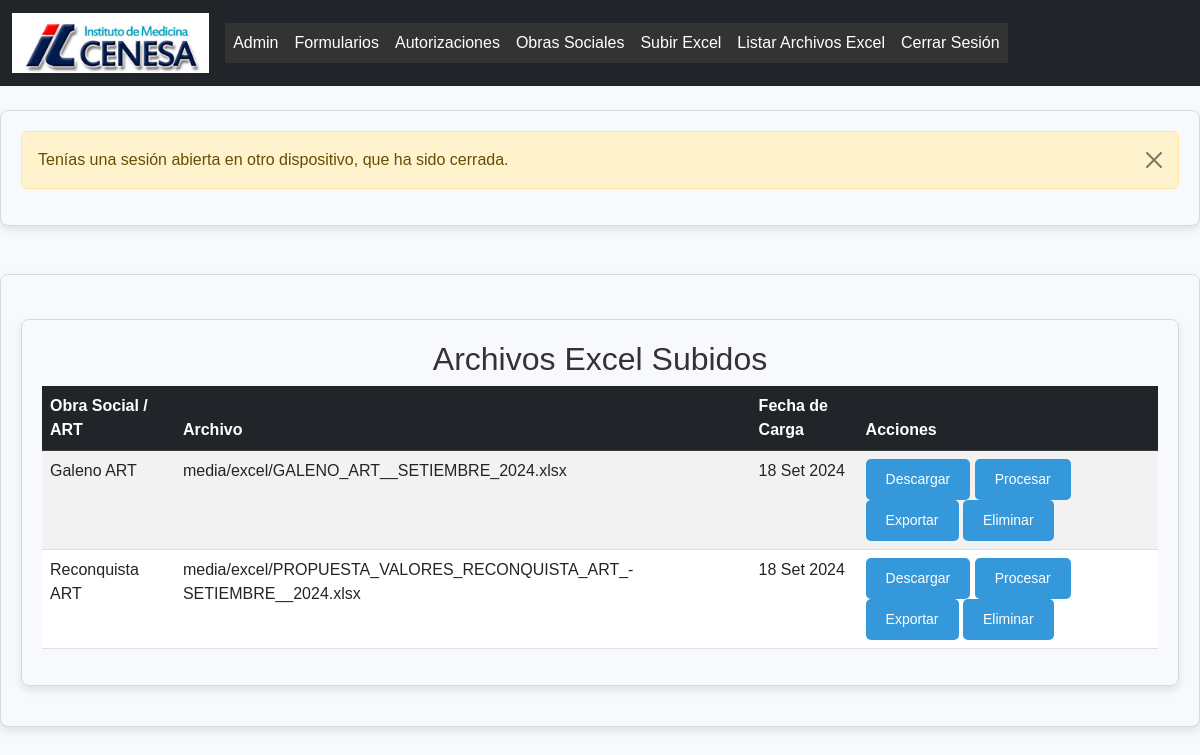
Before: /listar-archivos/ (signed in) with the older database file.
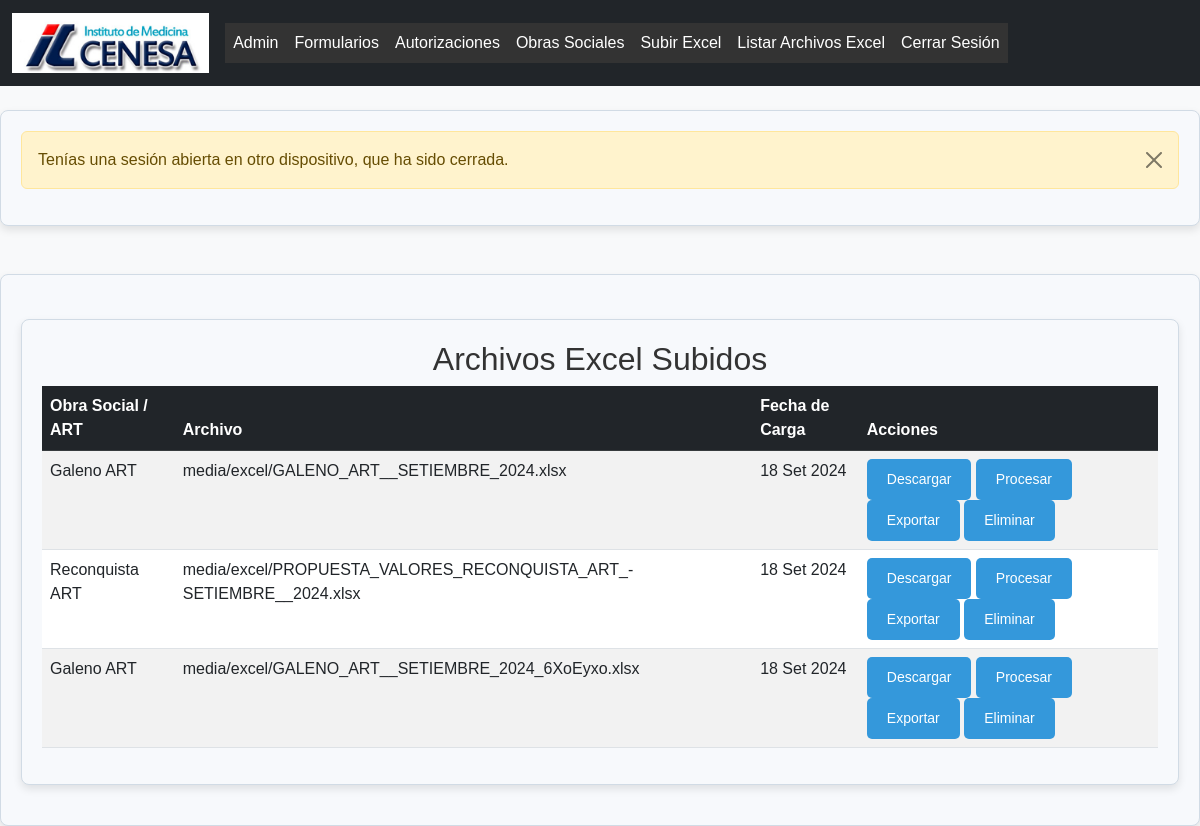
After: the same page with the newer database file.
### formularios/models.py (models this page shows, shortened)
class ArchivoExcel(models.Model):
    obra_social = models.ForeignKey(ObraSocial, on_delete=models.CASCADE, related_name="archivos")
    archivo = models.FileField(upload_to='media/excel')
    fecha_carga = models.DateField(auto_now_add=True)

class ObraSocial(models.Model):
    nombre = models.CharField(max_length=255)
    codigo = models.CharField(max_length=20)

### formularios/views.py (the view)
# urls.py: path('listar-archivos/', views.listar_archivos, name='listar_archivos'),
@login_required
@staff_member_required
def listar_archivos(request):
    archivos = ArchivoExcel.objects.all()
    return render(request, 'Valores/listar_archivos.html', {'archivos': archivos})

### formularios/templates/valores/listar_archivos.html (shortened to what this page needs)
{% extends 'base.html' %}
{% block content %}
<div class="container mt-4">
    <h2 class="text-center">Archivos Excel Subidos</h2>
    <div class="table-responsive">
        <table class="table table-striped table-hover">
            <thead class="table-dark">
                <tr>
                    <th>Obra Social / ART</th>
                    <th>Archivo</th>
                    <th>Fecha de Carga</th>
                    <th>Acciones</th>
                </tr>
            </thead>
            <tbody>
                {% for archivo in archivos %}
                <tr>
                    <td>{{ archivo.obra_social.nombre }}</td>
                    <td>{{ archivo.archivo.name }}</td>
                    <td>{{ archivo.fecha_carga|date:"d M Y" }}</td>
                    <td>
                        <a href="{{ archivo.archivo.url }}" class="btn btn-info btn-sm" download>
                             Descargar
                        </a>
                        <a href="{% url 'procesar_excel' archivo.id %}" class="btn btn-warning btn-sm">
                             Procesar
                        </a>
                        <a href="{% url 'exportar_valores_procesados' archivo.id %}" class="btn btn-success btn-sm">
                             Exportar
                        </a>
                        <a href="{% url 'eliminar_archivo_excel' archivo.id %}" class="btn btn-danger btn-sm" onclick="return confirm('¿Estás seguro de que deseas eliminar este archivo? Esta acción no se puede deshacer.')">
                             Eliminar
                        </a>
                    </td>
                </tr>
                {% endfor %}
            </tbody>
        </table>
    </div>
</div>
{% endblock %}

Changed rows visible on the page:
added ArchivoExcel: obra_social.nombre "Galeno ART", archivo.name "media/excel/GALENO_ART__SETIEMBRE_2024_6XoEyxo.xlsx", fecha_carga "18 Set 2024"
